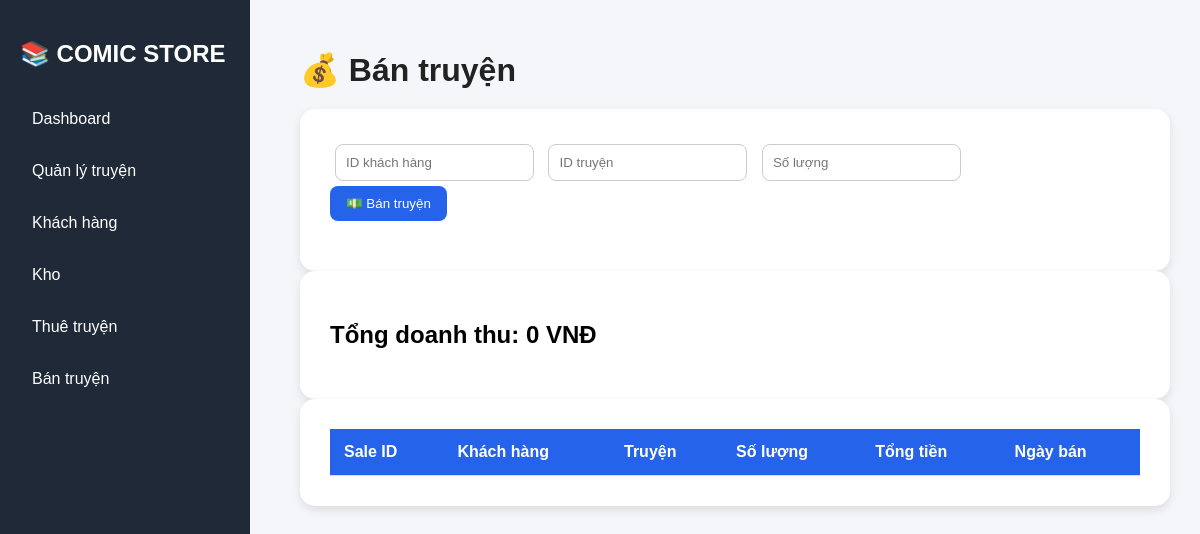
Before: /sales with the older database file.
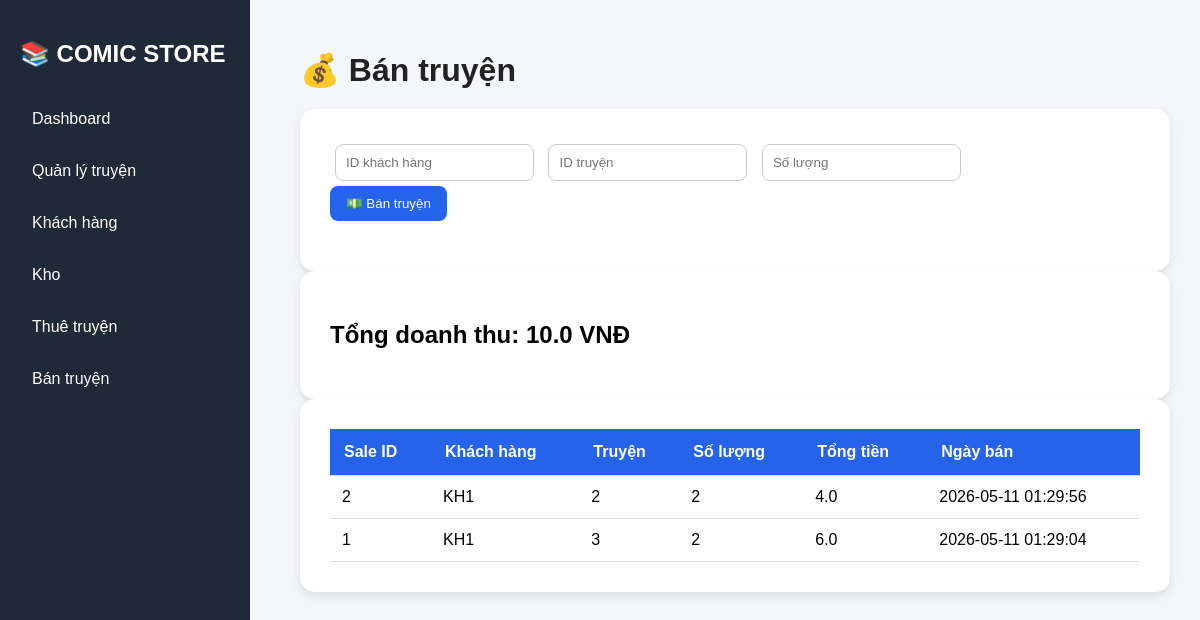
After: the same page with the newer database file.
### tables this page shows
CREATE TABLE sales (

                sale_id INTEGER PRIMARY KEY AUTOINCREMENT,

                customer_id TEXT,

                comic_id TEXT NOT NULL,

                quantity INTEGER DEFAULT 1,

                total_price REAL NOT NULL,

                sale_date TIMESTAMP DEFAULT CURRENT_TIMESTAMP,

                FOREIGN KEY (customer_id) REFERENCES customers(customer_id),

                FOREIGN KEY (comic_id) REFERENCES comics(comic_id)
            );

### views/routes/sale_routes.py (the view)
@sale_bp.route("/sales")
def sales():
    sales_data = (
        sale_service.get_all_sales()
    )
    revenue = (
        sale_service.get_total_revenue()
    )
    return render_template(
        "sales.html",
        sales=sales_data,
        revenue=revenue
    )

### repositories/sale_repository.py (called while the page is built)
    def get_all(self):
        query = """
            SELECT * FROM sales
            ORDER BY sale_date DESC
        """
        self.cursor.execute(query)
        rows = self.cursor.fetchall()
        sales = []
        for row in rows:
            sale = Sale(
                row["sale_id"],
                row["customer_id"],
                row["comic_id"],
                row["quantity"],
                row["total_price"],
                row["sale_date"]
            )
            sales.append(sale)
        return sales

    def get_total_revenue(self):
        query = """
            SELECT SUM(total_price)
            AS revenue
            FROM sales
        """
        self.cursor.execute(query)
        row = self.cursor.fetchone()
        if row["revenue"] is None:
            return 0
        return row["revenue"]

### services/sale_service.py (called while the page is built)
    def get_all_sales(self):
        return (
            self.sale_repository.get_all()
        )

    def get_total_revenue(self):
        return (
            self.sale_repository
            .get_total_revenue()
        )

### views/templates/sales.html
{% extends 'base.html' %}
{% block content %}
<div class="page-header">
    <h1>💰 Bán truyện</h1>
</div>
<div class="card">
    <form action="/sales/add" method="POST">
        <div class="grid-3">
            <input type="text"
                name="customer_id"
                placeholder="ID khách hàng"
                required>
            <input type="text"
                name="comic_id"
                placeholder="ID truyện"
                required>
            <input type="number"
                name="quantity"
                placeholder="Số lượng"
                min="1"
                required>
        </div>
        <div class="button-group">
            <button class="btn btn-add">
                💵 Bán truyện
            </button>
        </div>
    </form>
</div>
<div class="card revenue-box">
    <h2>
        Tổng doanh thu:
        {{ revenue }}
        VNĐ
    </h2>
</div>
<div class="card">
    <table>
        <thead>
            <tr>
                <th>Sale ID</th>
                <th>Khách hàng</th>
                <th>Truyện</th>
                <th>Số lượng</th>
                <th>Tổng tiền</th>
                <th>Ngày bán</th>
            </tr>
        </thead>
        <tbody>
            {% for sale in sales %}
            <tr>
                <td>{{ sale.sale_id }}</td>
                <td>{{ sale.customer_id }}</td>
                <td>{{ sale.comic_id }}</td>
                <td>{{ sale.quantity }}</td>
                <td>{{ sale.total_price }}</td>
                <td>{{ sale.sale_date }}</td>
            </tr>
            {% endfor %}
        </tbody>
    </table>
</div>
{% endblock %}

Changed rows visible on the page:
added sales: sale_id "2", customer_id "KH1", comic_id "2", quantity "2", total_price "4.0", sale_date "2026-05-11 01:29:56"
added sales: sale_id "1", customer_id "KH1", comic_id "3", quantity "2", total_price "6.0", sale_date "2026-05-11 01:29:04"
Other visible differences:
{{ revenue }}: "0" → "10.0"
